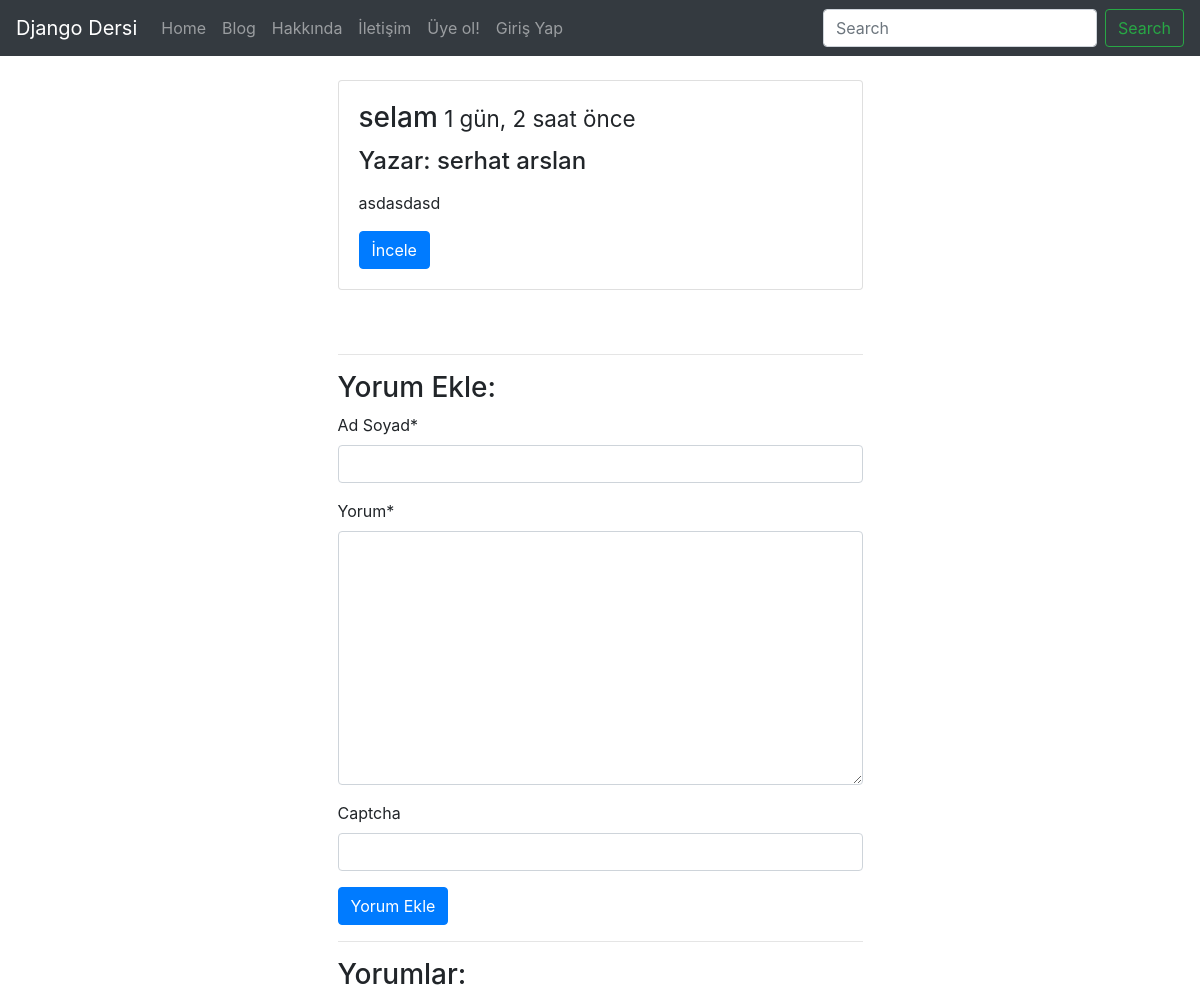
The page /post/selam-1/ on the database its author committed.
### post/models.py (models this page shows, shortened)
class post(models.Model):
    user = models.ForeignKey('auth.user', on_delete=models.CASCADE, related_name='posts')
    id = models.AutoField(auto_created=True, primary_key=True, serialize=False, verbose_name='ID')
    title = models.CharField(max_length=120, verbose_name='Başlık')
    content = RichTextField(verbose_name='İçerik')
    publishing_date = models.DateTimeField(verbose_name='Yayımlanma Tarihi', auto_now_add=True)
    image = models.ImageField(null=True, blank=True)
    slug = models.SlugField(unique=True, editable=False, max_length=130)
    def get_absolute_url(self):
        return reverse('post:detail', kwargs={'slug': self.slug})
    class Meta:
        ordering = ['-publishing_date', 'id']

### post/views.py (the view)
# urls.py: url(r'^(?P<slug>[\w-]+)/$', post_detail, name='detail'),
def post_detail(request, slug):
    posts = get_object_or_404(post, slug=slug)
    form = CommentForm(request.POST or None)
    if form.is_valid():
        comment = form.save(commit=False)
        comment.posts = posts
        comment.save()
        print(comment)
        return HttpResponseRedirect(posts.get_absolute_url())
    context = {
        'post': posts,
        'form': form
    }
    return render(request, "post/detail.html", context)

### post/forms.py
class CommentForm(forms.ModelForm):
    captcha = ReCaptchaField()
    class Meta:
        model = Comment
        fields = [
            'name',
            'content',
        ]

### templates/post/detail.html (shortened to what this page needs)
{% extends 'base.html' %}
{% block body %}
    <div class="container">
        <div class="col-md-6 offset-3">
            <div class="card">
              <div class="card-body">
                    <h3 class="card-title">{{ post.title }}<small> {{ post.publishing_date|timesince }} önce</small></h3>
                    <h4>Yazar: {{ post.user.get_full_name }}</h4>
                    <p class="card-text">{{ post.content|safe|linebreaks}}</p>
                    <a href="{{ post.get_absolute_url }}" class="btn btn-primary">İncele</a>
              </div>
            </div>
            <br><br><hr>
            <h3>Yorum Ekle:</h3>
            {% include 'post/comment.html' %}
            <hr>
            <h3>Yorumlar:</h3>
        </div>
    </div>
{% endblock %}

### static/css/style.css (style rules this page uses)
body { padding-top: 70px; }
.card { margin-top: 10px; }

### rows shown on the page
post: title "selam", publishing_date "1 gün, 2 saat", user.get_full_name "serhat arslan", content "asdasdasd"
